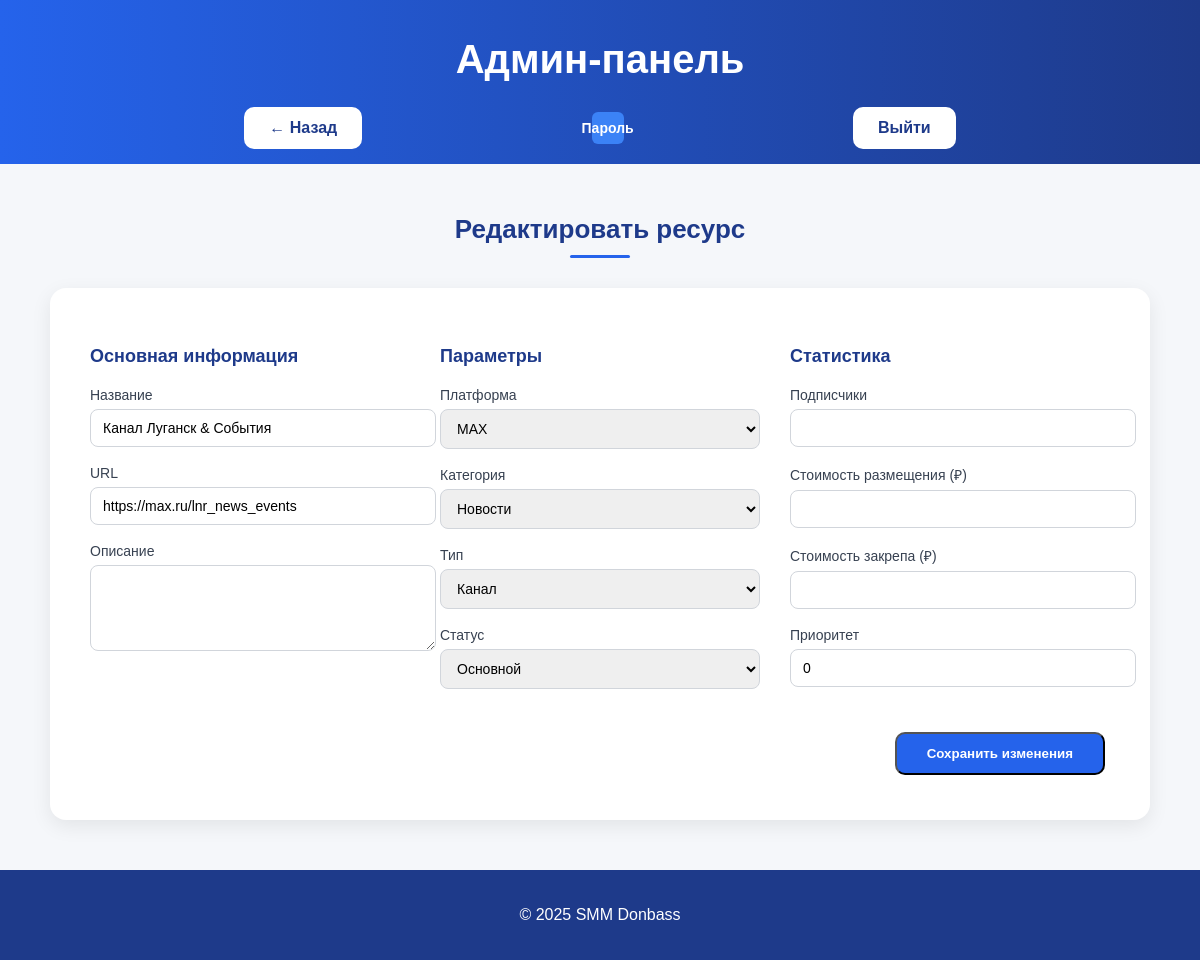
/admin/edit.php?id=197 (signed in), run on the app's committed database.
### tables this page shows
CREATE TABLE `resources` (
  `id` int(11) NOT NULL,
  `name` varchar(255) NOT NULL,
  `url` varchar(255) NOT NULL,
  `status` enum('main','reserve') DEFAULT NULL,
  `created_at` timestamp NULL DEFAULT CURRENT_TIMESTAMP,
  `platform` varchar(20) NOT NULL,
  `category` enum('Новости','Авто/Мото','Поездки','Работа','Объявления','Недвижимость','Общение','Хобби','Услуги','Электроника') NOT NULL DEFAULT 'Объявления',
  `type` enum('chat','channel') NOT NULL DEFAULT 'chat',
  `subscribers` int(11) DEFAULT NULL,
  `description` text,
  `priority` int(11) DEFAULT '0',
  `price` int(11) DEFAULT NULL,
  `pin_price` int(11) DEFAULT NULL
);

### config.php (called while the page is built, shortened)
<?php
function e($value)
{
    return htmlspecialchars((string)($value ?? ''), ENT_QUOTES, 'UTF-8');
}

### admin/edit.php (the view, shortened to what this page needs)
<?php
require_once '../config.php';
$id = (int) $_GET['id'];
$stmt = $pdo->prepare("SELECT * FROM resources WHERE id = ?");
$stmt->execute([$id]);
$resource = $stmt->fetch();
require 'partials/header.php';
?>
<div class="form-wrapper">
<h2>Редактировать ресурс</h2>
<form method="post" class="resource-form">
<div class="form-grid">
<div class="form-block">
<h3>Основная информация</h3>
<label>Название</label>
<input name="name" value="<?= e($resource['name']) ?>" required>
<label>URL</label>
<input name="url" value="<?= e($resource['url']) ?>" required>
<label>Описание</label>
<textarea name="description" rows="4"><?= e($resource['description']) ?></textarea>
</div>
<div class="form-block">
<h3>Параметры</h3>
<label>Платформа</label>
<select name="platform" required>
<?php
$platforms = ['Telegram','VK','MAX'];
foreach ($platforms as $p) {
    if ($resource['platform'] === $p) {
        echo '<option value="' . e($p) . '" selected>' . e($p) . '</option>';
    } else {
        echo '<option value="' . e($p) . '">' . e($p) . '</option>';
    }
}
?>
</select>
<label>Категория</label>
<select name="category" required>
<?php
$categories = [
'Новости','Авто/Мото','Поездки','Работа',
'Объявления','Недвижимость','Общение',
'Хобби','Услуги','Электроника'
];
foreach ($categories as $c) {
    if ($resource['category'] === $c) {
        echo '<option value="' . e($c) . '" selected>' . e($c) . '</option>';
    } else {
        echo '<option value="' . e($c) . '">' . e($c) . '</option>';
    }
}
?>
</select>
<label>Тип</label>
<select name="type" required>
<?php
$types = ['chat' => 'Чат / Группа', 'channel' => 'Канал'];
foreach ($types as $value => $label) {
    if ($resource['type'] === $value) {
        echo '<option value="' . e($value) . '" selected>' . e($label) . '</option>';
    } else {
        echo '<option value="' . e($value) . '">' . e($label) . '</option>';
    }
}
?>
</select>
<label>Статус</label>
<select name="status">
<?php
$statuses = ['main' => 'Основной', 'reserve' => 'Резерв'];
foreach ($statuses as $value => $label) {
    if ($resource['status'] === $value) {
        echo '<option value="' . e($value) . '" selected>' . e($label) . '</option>';
    } else {
        echo '<option value="' . e($value) . '">' . e($label) . '</option>';
    }
}
?>
</select>
</div>
<div class="form-block">
<h3>Статистика</h3>
<label>Подписчики</label>
<input type="number" name="subscribers" value="<?= e($resource['subscribers']) ?>">
<label>Стоимость размещения (₽)</label>
<input type="number" name="price" value="<?= e($resource['price']) ?>">
<label>Стоимость закрепа (₽)</label>
<input type="number" name="pin_price" value="<?= e($resource['pin_price']) ?>">
<label>Приоритет</label>
<input type="number" name="priority" value="<?= e($resource['priority']) ?>">
</div>
</div>
<div class="form-actions">
<button type="submit" class="btn btn-primary">Сохранить изменения</button>
</div>
</form>
</div>
<?php require 'partials/footer.php'; ?>

### css/style.css (style rules this page uses)
body { margin: 0; font-family: Arial, sans-serif; background: #f5f7fa; color: #333; }
.btn { display: inline-block; padding: 12px 25px; background: white; color: #1e3a8a; text-decoration: none; border-radius: 10px; margin: 5px; font-weight: bold; transition: 0.3s; }
.form-wrapper { max-width: 1100px; margin: 50px auto; padding: 0 20px; }
.form-wrapper h2 { text-align: center; margin-bottom: 30px; font-size: 26px; color: #1e3a8a; position: relative; }
.form-wrapper h2::after { content: ""; width: 60px; height: 3px; background: #2563eb; display: block; margin: 10px auto 0; border-radius: 3px; }
.resource-form { background: white; padding: 40px; border-radius: 16px; box-shadow: 0 6px 20px rgba(0,0,0,0.08); }
.form-grid { display: grid; grid-template-columns: repeat(auto-fit, minmax(280px, 1fr)); gap: 30px; }
.form-block h3 { margin-bottom: 20px; font-size: 18px; color: #1e3a8a; }
.resource-form label { display: block; margin-bottom: 6px; font-size: 14px; color: #374151; }
.resource-form input, .resource-form select, .resource-form textarea { width: 100%; padding: 10px 12px; margin-bottom: 18px; border: 1px solid #d1d5db; border-radius: 8px; font-size: 14px; transition: 0.2s; }
.form-actions { margin-top: 20px; text-align: right; }
.btn-primary { background: #2563eb; color: white; padding: 12px 30px; border-radius: 10px; font-weight: bold; }

### data on the page
resources: name "Канал Луганск & События", url "https://max.ru/lnr_news_events", priority "0"

### other printed values
form field platform "MAX"
form field category "Новости"
form field type "Канал"
form field status "Основной"
